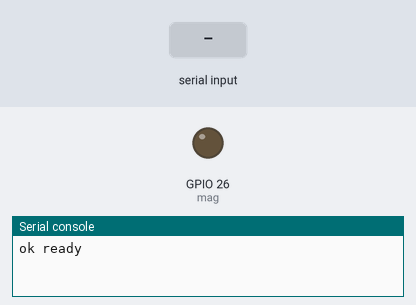
Recording of a program running on a simulated ESP32 board running MicroPython. Parts: output pins drawn as LEDs (lit = HIGH), the last lines printed to the serial console. The test bench sets the inputs (shaded band).

Above: at 1.2 s.
1.3 s: "on" typed at the serial console, then Enter
At 2.5 s:
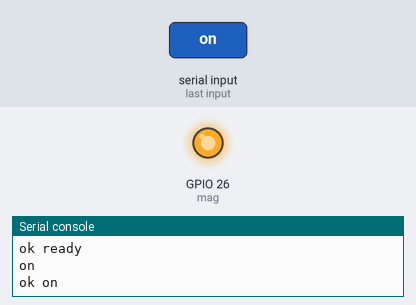
2.8 s: "off" typed at the serial console, then Enter
At 3.7 s:
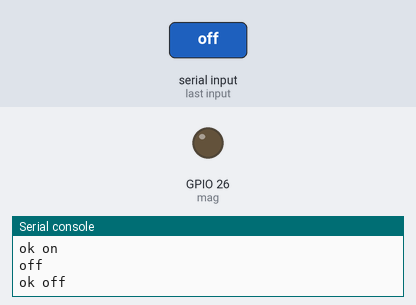
Timing chart, 0 to 5.8 s (numbered marks = the images above; inputs shaded):
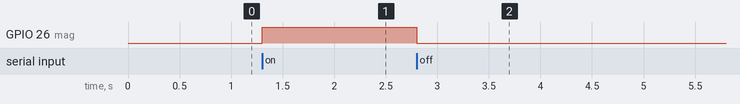

The program:

main.py
```python
# Magnet driver for the ESP32 (MicroPython). Line commands over USB serial, 115200 baud:
#
#   on [seconds]   energize the magnet; auto-off after `seconds` (default MAX_ON_S)
#   off            release
#   status         -> "state on|off"
#   ping           -> "pong" (resets the heartbeat timer; see HEARTBEAT_S)
#
# Every reply is one line starting "ok" or "err". D26 drives the S8050/IRLZ44N through a
# 1k resistor; the transistor's base has a 10k pulldown so a reset or boot leaves the
# magnet off. Rationale for the limits below:
#
# MAX_ON_S caps how long one `on` can hold. The coil is ~14 ohm (0.36 A, 1.8 W at 5 V) and
# the S8050 does not saturate fully at a 3.3 V pin, so it dissipates real heat; a cap turns
# "forgot to send off" into a bounded event instead of a cooked transistor.
#
# HEARTBEAT_S = 0 disables the watchdog. Set it to e.g. 5 to drop the magnet when the Jetson
# stops talking; that also DROPS a held package, so it is a deliberate choice, not a default.
import sys
import time

import select
from machine import Pin

MAG_PIN = 26
MAX_ON_S = 30
HEARTBEAT_S = 0

mag = Pin(MAG_PIN, Pin.OUT, value=0)
poll = select.poll()
poll.register(sys.stdin, select.POLLIN)

on_until = 0      # ticks_ms deadline while the magnet is on
last_seen = time.ticks_ms()


def set_magnet(on, seconds=MAX_ON_S):
    global on_until
    mag.value(1 if on else 0)
    on_until = time.ticks_add(time.ticks_ms(), int(seconds * 1000)) if on else 0


def handle(line):
    global last_seen
    last_seen = time.ticks_ms()
    parts = line.strip().lower().split()
    if not parts:
        return
    cmd = parts[0]
    if cmd == "on":
        try:
            sec = float(parts[1]) if len(parts) > 1 else MAX_ON_S
        except ValueError:
            print("err bad seconds")
            return
        if not 0 < sec <= MAX_ON_S:
            print("err seconds must be 0..%d" % MAX_ON_S)
            return
        set_magnet(True, sec)
        print("ok on")
    elif cmd == "off":
        set_magnet(False)
        print("ok off")
    elif cmd == "status":
        print("ok state", "on" if mag.value() else "off")
    elif cmd == "ping":
        print("ok pong")
    else:
        print("err unknown command")


try:
    print("ok ready")
    while True:
        if poll.poll(50):
            handle(sys.stdin.readline())
        now = time.ticks_ms()
        if mag.value() and time.ticks_diff(now, on_until) >= 0:
            set_magnet(False)
            print("ok timeout off")
        if (HEARTBEAT_S and mag.value()
                and time.ticks_diff(now, last_seen) > HEARTBEAT_S * 1000):
            set_magnet(False)
            print("ok heartbeat off")
finally:
    mag.value(0)  # Ctrl-C into the REPL must not leave the coil energized
```

Measured:
- after the input at 1.3 s, GPIO 26 (mag): LOW → HIGH at once
- after the input at 2.8 s, GPIO 26 (mag): HIGH → LOW at once
